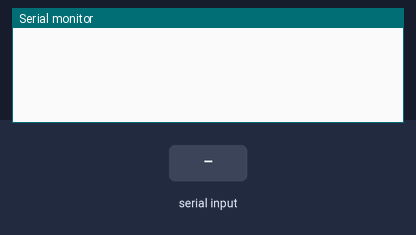
This sketch was run on a simulated Arduino Uno, built with avr-gcc and run on an emulated ATmega328P. Shown: the last lines printed to the serial monitor. The inputs (shaded band) are chosen by the test bench.

Above: at 1.2 s.
1.3 s: "90,45\n" received over Serial
At 2.1 s:
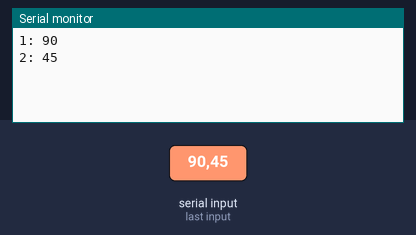
2.8 s: "30,150\n" received over Serial
At 5.1 s:
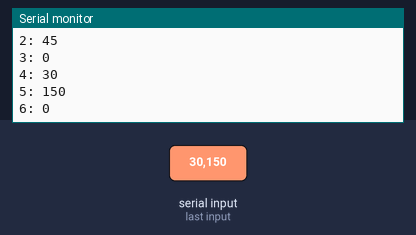
Timing chart, 0 to 6.6 s (numbered marks = the images above; inputs shaded):
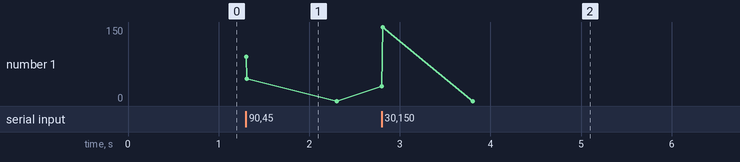

The sketch:

Ejercicio_1.ino
```cpp
#define TOTAL 20

int datoAct = 0;
int datoAnt = 0;
int dato = 0;
int lectura;

unsigned int maximo;
unsigned int minimo;
float promedio = 0;

void setup()
{
  Serial.begin(9600);
}

void loop()
{
  dato = datoAnt;

  if (Serial.available() > 0)
  {
    datoAct = Serial.parseInt();
    datoAnt = datoAct;
    lectura++;
    Serial.print(lectura);
    Serial.print(": ");
    Serial.println(datoAct);

    Promedio();
    Maximo();
    Minimo();

    if (lectura == TOTAL)
    {
      Serial.print("El promedio actual es   ");
      Serial.println(promedio);
      Serial.print("El maximo actual es   ");
      Serial.println(maximo);
      Serial.print("El minimo actual es   ");
      Serial.println(minimo);
      Serial.println("Ingrese un numero");
      lectura = 1;
      maximo = 0;
      minimo = 10000;
      promedio = 0;
    }

  }
}

void Maximo()
{
  if (lectura == 1)
  {
    maximo = datoAct;
  }

  if (datoAct > dato)
  {
    if (datoAct > maximo)
    {
      maximo = datoAnt;
    }
  }
}

void Minimo()
{
  if (lectura == 1)
  {
    minimo = datoAct;
  }

  if (datoAct < minimo)
  {
    minimo = datoAct;
  }
}

void Promedio()
{
  promedio = promedio + datoAct;

  if (lectura == TOTAL)
  {
    promedio = promedio / TOTAL;
  }
}
```

Measured:
- after the input at 1.3 s, the serial monitor: prints a new line at once (image 1)
- after the input at 2.8 s, the serial monitor: prints a new line at once (image 2)
